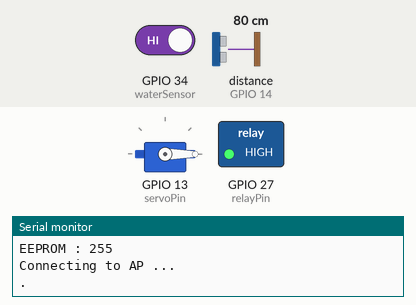
Recording of a sketch running on a simulated ESP32. On the bench: servo, switched loads named in the sketch (green lamp = pin HIGH), the last lines printed to the serial monitor. Wiring (inferred from the names in the program): ultrasonic range finder: trigger GPIO 12; echo GPIO 14. The test bench sets the inputs (shaded band); at power-on: GPIO 34 (waterSensor) HIGH, distance to the obstacle (sensor on GPIO 14) 80 cm. The echo pulse lasts 58.3 µs per cm; WiFi joins after 1.5 s; servers stay silent unless stated; EEPROM starts erased; pins used as bus, display or sensor lines are not drawn.

Above: at 0.1 s.
At 3.1 s:
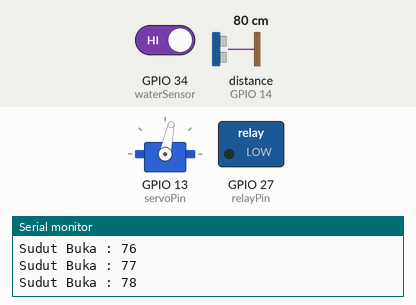
3.2 s: GPIO 34 (waterSensor) driven LOW
At 10.5 s:
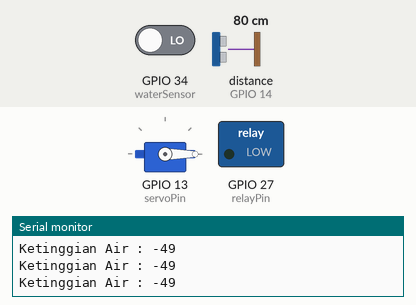
Timing chart, 0 to 12.0 s (numbered marks = the images above; inputs shaded):
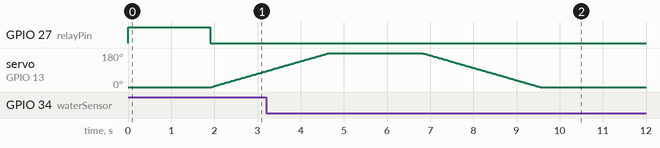

The sketch:

Program.ino
```cpp
/*  -------------------------------------------------- AUTH TOKEN BLYNK -------------------------------------------- */
#define BLYNK_TEMPLATE_ID "TMPL61WNuqA-p"
#define BLYNK_TEMPLATE_NAME "AUTOCRAFT"
#define BLYNK_AUTH_TOKEN "ESz-S_6kw3gtzNCEWgEabOKApZvpImRs"  //REOG ROBOTIC AUTH  //REOG ROBOTIC AUTH
#define BLYNK_PRINT Serial

/*  -------------------------------------------------- LIBRARY yang digunakan (WiFi, SERVO, EEPROM (Menyimpan Data) )-------------------------------------------- */
#include <WiFi.h>
#include <WiFiClient.h>
#include <BlynkSimpleEsp32.h>
#include <ESP32Servo.h>
#include <EEPROM.h>

/*  -------------------------------------------------- DEKLARASI Alamat Pin Arduino -------------------------------------------- */
#define servoPin 13     // SERVO
#define waterSensor 34  // SENSOR HUJAN
#define trigPin 12  // ULTRASONIC
#define echoPin 14  // ULTRASONIC
#define relayPin 27 // POMPA

WidgetLCD lcd(V0);
BlynkTimer timer;
Servo myServo;

/*  -------------------------------------------------- VARIABLE DATA -------------------------------------------- */
int pos = 0;
int loopp_buka = 1,
    loopp_tutup = 1,
    loopp_pompa = 1,
    loopp_tutupp = 1;

long durasi, tinggiAir;
int KetinggianAir;
long tinggiSensor = 31;

int addr = 1;

/*  -------------------------------------------------- SSID dan Password WiFi Acces Point -------------------------------------------- */
char auth[] = BLYNK_AUTH_TOKEN;
char ssid[] = "AndroidAP";
char pass[] = "12345678";

int status = WL_IDLE_STATUS;

/*  -------------------------------------------------- FUNGSI MENCARI WIFI Acces Point/Hotspot -------------------------------------------- */
void InitWiFi()
{
  Serial.println("Connecting to AP ...");
  WiFi.begin(ssid, pass);
  while (WiFi.status() != WL_CONNECTED)
  {
    Serial.print(".");
    delay(500);
  }
  Serial.println("Connected to AP");
}

/*  -------------------------------------------------- FUNGSI MENYAMBUNGKAN WIFI KEMBALI Jika Koneksi WiFi Terputus -------------------------------------------- */
void reconnect()
{
  status = WiFi.status();
  if ( status != WL_CONNECTED)
  {
    WiFi.begin(ssid, pass);
    while (WiFi.status() != WL_CONNECTED)
    {
      Serial.print(".");
      delay(500); // Menyetting SSID dan Password WiFi Tanpa direstart
    }
    Serial.print("\nConnected to AP");
  }
}

/*  --------------------------------------------------FUNGSI PROGRAM PEMBACAAN Sensor Ultrasonik (Membaca Ketinggian Air) -------------------------------------------- */
void Ultrasonic_Run() {
  digitalWrite(trigPin, LOW);
  delayMicroseconds(8);
  digitalWrite(trigPin, HIGH);
  delayMicroseconds(8);
  digitalWrite(trigPin, LOW);
  delayMicroseconds(8);

  durasi = pulseIn(echoPin, HIGH);  // Menerima suara ultrasonic
  tinggiAir = (durasi / 2) / 29.1;  // Mengubah durasi menjadi jarak (cm)
}

/*  -------------------------------------------------- RUMUS Pembacaan Ketinggian Air -------------------------------------------- */
void Baca_Ketinggian() {
  KetinggianAir = tinggiSensor - tinggiAir;
  Serial.print("Ketinggian Air : ");
  Serial.println(KetinggianAir);
}

/*  -------------------------------------------------- Kirim Data Ketinggian Air ke BLYNK -------------------------------------------- */
void sendSensor()
{
  Blynk.virtualWrite(V1, KetinggianAir);
}

/*  -------------------------------------------------- FUNGSI SETUP (Dibaca Pertama Kali Arduino Hidup) -------------------------------------------- */
void setup()
{
  /*  -------------------------------------------------- Mengaktifkan Program Serial dan EEPROM -------------------------------------------- */
  Serial.begin(115200);
  EEPROM.begin(1024);

  pos = EEPROM.read(addr);

  Serial.print("EEPROM : ");
  Serial.println(pos);

  /*  -------------------------------------------------- DEKLARASI Pin Ultrasonik -------------------------------------------- */
  pinMode(trigPin, OUTPUT);
  pinMode(relayPin, OUTPUT);
  pinMode(echoPin, INPUT);
  pinMode(waterSensor, INPUT_PULLUP);

  digitalWrite(relayPin, HIGH);

  /*  -------------------------------------------------- Setting Servo -------------------------------------------- */
  ESP32PWM::allocateTimer(0);
  ESP32PWM::allocateTimer(1);
  ESP32PWM::allocateTimer(2);
  ESP32PWM::allocateTimer(3);
  myServo.setPeriodHertz(50);
  myServo.attach(servoPin, 1000, 2000);
  /*  -------------------------------------------------- Pin Servo -------------------------------------------- */
  myServo.attach(servoPin);
  myServo.write(0);

  //  WiFi.mode(WIFI_STA);
  //  WiFi_Manager();

  /*  ----------------------------------------------t---- PROSES Pencarian Koneksi WiFi AP (Jika Menemukan Hotspot / AP maka Otomatis Terhubung ke BLYNK -------------------------------------------- */
  InitWiFi();
  Blynk.begin(auth, ssid, pass);
  timer.setInterval(1000L, sendSensor);
  lcd.print(0, 0, "Monitoring Air");
  delay(100);
  lcd.clear();
}

void loop()
{
  reconnect();
  /*  -------------------------------------------------- Menjalankan Program Pembacaan Ketinggian Air -------------------------------------------- */
  Ultrasonic_Run();
  Baca_Ketinggian();

  /*  -------------------------------------------------- Jika Ketinggian Air Antara 9 s/d 11cm (Maka Ketinggian Air Penuh) -------------------------------------------- */
  if (KetinggianAir >= 9 && KetinggianAir  <= 11) {
    while (loopp_tutup <= 1) {
      /*  -------------------------------------------------- Mengirim Notifikasi GMAIL dan HP Bahwa Air Penuh -------------------------------------------- */
      Blynk.email("reog.robotic@gmail.com", "Monitoring Air", "Kondisi");
      Blynk.logEvent("notifikasi_air" , "Ketinggian Air : " + String(KetinggianAir) + " " + " (Penuh)");
      lcd.clear();
      lcd.print(0, 1, "Tertutup");

      digitalWrite(relayPin, HIGH);
      pos = EEPROM.read(addr);

      loopp_buka  = 1;
      loopp_pompa = 1;
      /*  -------------------------------------------------- Atap Tertutup -------------------------------------------- */
      for (pos = 250; pos >= 0; pos--) {
        myServo.write(pos);
        Serial.print("Sudut Tutup : ");
        Serial.println(pos);
        EEPROM.write(addr, pos);
        delay(15);
      }

      loopp_tutup = 2;
    }
  }

  /*  -------------------------------------------------- Jika Ketinggian Air dibawah 2cm (Air Kosong)-------------------------------------------- */
  else if (KetinggianAir <= 2) {
    while (loopp_pompa <= 1) {
      digitalWrite(relayPin, LOW);
      /*  -------------------------------------------------- Mengirim Notifikasi GMAIL dan HP bahwa Air Kosong -------------------------------------------- */
      Blynk.email("reog.robotic@gmail.com", "Monitoring Air", "Air Kosong");
      Blynk.logEvent("notifikasi_air" , "Air Kosong");

      loopp_pompa = 2;
    }

  }
  /*  -------------------------------------------------- Jika Hujan dan Kondisi Air Dibawah 8cm -------------------------------------------- */
  if (digitalRead(waterSensor) == HIGH && KetinggianAir <= 8) {
    while (loopp_buka <= 1) {
      /*  -------------------------------------------------- Kirim Notifikasi GMAIL dan HP bahwa Kondisi Hujan -------------------------------------------- */
      Blynk.email("reog.robotic@gmail.com", "Monitoring Air", "Kondisi");
      Blynk.logEvent("notifikasi_air" , "Kondisi Hujan");
      lcd.clear();
      lcd.print(0, 1, "Terbuka");

      pos = EEPROM.read(addr);

      /*  -------------------------------------------------- Jika Kondisi Air Kosong dibawah 2cm Maka Pompa Penyala -------------------------------------------- */
      if (KetinggianAir <= 2) {
        digitalWrite(relayPin, LOW);
      }
      /*  -------------------------------------------------- Jika Kondisi Air Mencapai 9 s/d 11 cm Maka Pompa Mati -------------------------------------------- */
      else if (KetinggianAir >= 9 && KetinggianAir  <= 11) {
        digitalWrite(relayPin, HIGH);
      }

      loopp_tutup = 1;
      loopp_tutupp = 1;

      /*  -------------------------------------------------- Atap Terbuka -------------------------------------------- */
      for (pos = 0; pos <= 250; pos++) {
        myServo.write(pos);
        Serial.print("Sudut Buka : ");
        Serial.println(pos);
        EEPROM.write(addr, pos);
        delay(15);
      }
      loopp_buka = 2;
    }
  }

  /*  -------------------------------------------------- Jika Kondisi Tidak Hujan (Maka Kondisi Atap Tertutup) -------------------------------------------- */
  else if (digitalRead(waterSensor) == LOW) {
    while (loopp_tutupp <= 1) {
      lcd.clear();
      lcd.print(0, 1, "Tertutup");

      pos = EEPROM.read(addr);

      /*  -------------------------------------------------- Jika Kondisi Air Kosong dibawah 2cm Maka Pompa Penyala -------------------------------------------- */
      if (KetinggianAir <= 2) {
        digitalWrite(relayPin, LOW);
      }
      /*  -------------------------------------------------- Jika Kondisi Air Mencapai 9 s/d 11 cm Maka Pompa Mati -------------------------------------------- */
      else if (KetinggianAir >= 9 && KetinggianAir  <= 11) {
        digitalWrite(relayPin, HIGH);
      }

      loopp_buka = 1;
      /*  -------------------------------------------------- Atap Tertutup -------------------------------------------- */
      for (pos = 250; pos >= 0; pos--) {
        myServo.write(pos);
        Serial.print("Sudut Tutup : ");
        Serial.println(pos);
        EEPROM.write(addr, pos);
        delay(15);
      }
      loopp_tutupp = 2;
    }
  }

  /*  -------------------------------------------------- KIRIM DATA Ketinggian Air ke BLYNK -------------------------------------------- */
  if (KetinggianAir < 0) {
    lcd.print(0, 0, "Tinggi : 0         ");
  }
  else {
    lcd.print(0, 0, "Tinggi : " + String(KetinggianAir) + "   ");
  }

  Blynk.run();
}
```

Measured:
- by itself, servo on GPIO 13 (servoPin): rises from 84° to 180° in 1.4 s, then falls to 0° in 4.9 s
